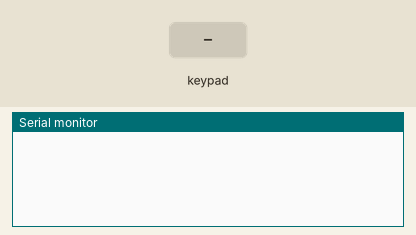
Simulated run of this sketch. Board: Arduino Uno, built with avr-gcc and run on an emulated ATmega328P. Parts: the last lines printed to the serial monitor. The test bench sets the inputs (shaded band).

Above: at 1.2 s.
1.3 s: key '1' pressed
At 2.0 s:
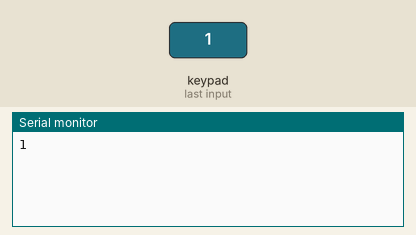
2.8 s: keypad keys 8 7 6 5 # pressed 0.4 s apart
At 5.7 s:
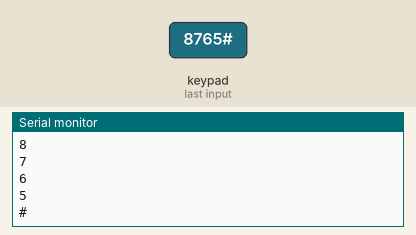
6.3 s: key '*' pressed
At 7.1 s:
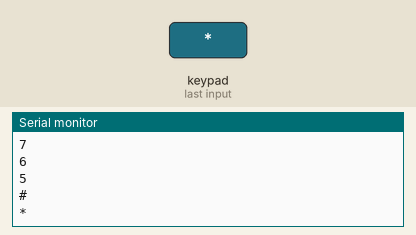
7.8 s: keypad keys 4 3 2 pressed 0.4 s apart
At 10.0 s:
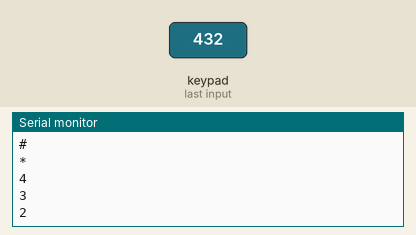
Timing chart, 0 to 11.5 s (numbered marks = the images above; inputs shaded):
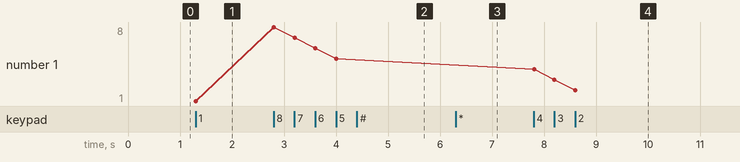

The sketch:

ujiKeypad4x3.ino
```cpp
// Contoh untuk menguji keypad 4 x 3

#include "Keypad.h"

char petaTombol[4][3] =
{
  {'1', '2', '3'},
  {'4', '5', '6'},
  {'7', '8', '9'},
  {'*', '0', '#'}
};

byte pinBaris[] = {8, 7, 6, 5};
byte pinKolom[] = {4, 3, 2};
Keypad keypad = Keypad(makeKeymap(petaTombol),
                pinBaris, pinKolom, 4, 3);

void setup()
{
  Serial.begin(9600);
}

void loop()
{
  char kode = keypad.getKey();
  if (kode != NO_KEY)
    Serial.println(kode);
}
```

Measured:
- after the input at 1.3 s, the serial monitor: prints a new line at once (image 1)
- after the input at 2.8 s, the serial monitor: prints a new line at once (image 2)
- after the input at 6.3 s, the serial monitor: prints a new line at once (image 3)
- after the input at 7.8 s, the serial monitor: prints a new line at once (image 4)
- plotted number 1: 1 → 5 after the input at 2.8 s, 5 → 2 after the input at 7.8 s
